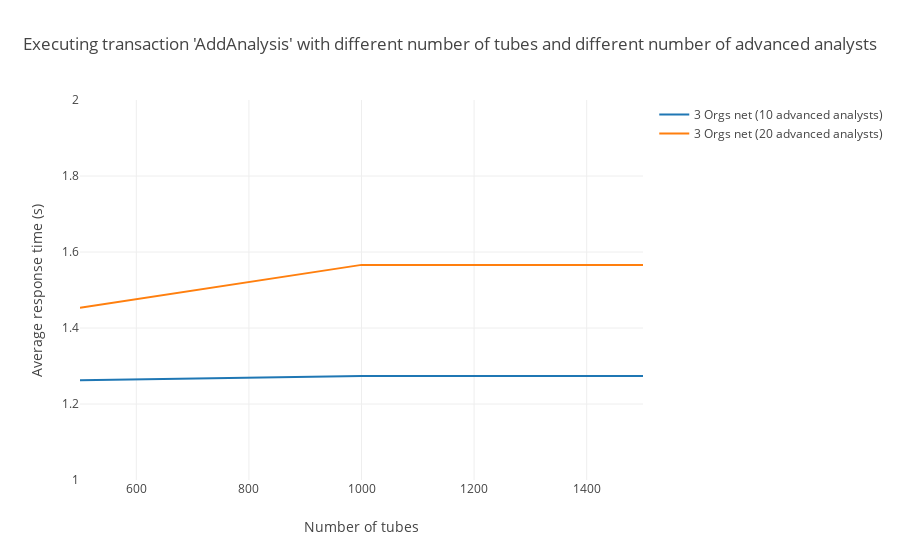

Notebook code cell kept with this figure:
### Markdown cell above
### Average times when executing tx 'AddAnalysis' (250 KB file size) by advanced analysts

### Code cell
# 3 Orgs net data
threeOrgs10 = [1.2625, 1.2734, 1.2734] #el último valor aún es dummy
threeOrgs20 = [1.4535, 1.5661, 1.5661] #el último valor aún es dummy
# 5 Orgs net data
#fiveOrgs10 = [2.2852, 2.1202, 1.8744]
#fiveOrgs20 = [2.2852, 2.1202, 1.8744]

avgResolution("250 KB", threeOrgs10, threeOrgs20)
#avgResolution("250 KB", threeOrgs10, threeOrgs20, fiveOrgs10, fiveOrgs20)

### Figure 1 — Plotly figure (JSON) as saved in the notebook; plotly's stock layout.template omitted (floating-point values rounded to 4 significant figures)
{"data": [{"mode": "lines", "name": "3 Orgs net (10 advanced analysts)", "type": "scatter", "uid": "24f65033-b90f-4f41-8479-9204485d1c5a", "x": [500, 1000, 1500], "y": [1.262, 1.273, 1.273]}, {"mode": "lines", "name": "3 Orgs net (20 advanced analysts)", "type": "scatter", "uid": "7610ef2c-4c01-4ce0-9cea-67afc7d2d1ce", "x": [500, 1000, 1500], "y": [1.454, 1.566, 1.566]}], "layout": {"barmode": "group", "title": {"text": "Executing transaction 'AddAnalysis' with different number of tubes and different number of advanced analysts"}, "xaxis": {"range": [500, 1500], "title": {"text": "Number of tubes"}}, "yaxis": {"range": [1, 2], "title": {"text": "Average response time (s)"}}}}
